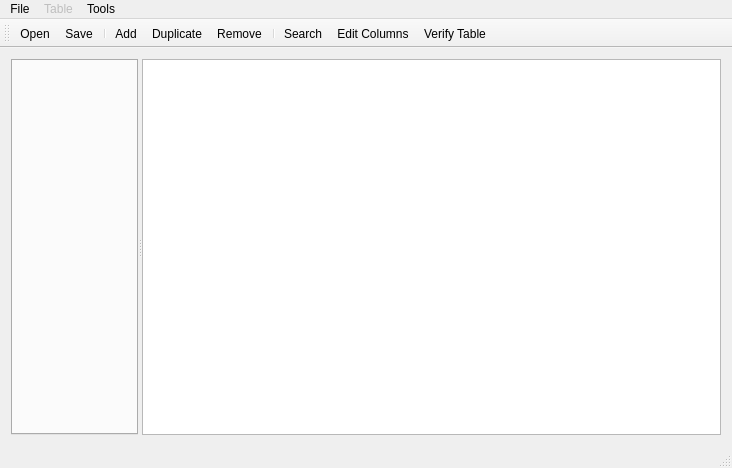
<?xml version="1.0" encoding="UTF-8"?>
<ui version="4.0">
 <class>MainWindow</class>
 <widget class="QMainWindow" name="MainWindow">
  <property name="geometry">
   <rect>
    <x>0</x>
    <y>0</y>
    <width>732</width>
    <height>468</height>
   </rect>
  </property>
  <property name="windowTitle">
   <string>MainWindow</string>
  </property>
  <widget class="QWidget" name="centralWidget">
   <layout class="QHBoxLayout" name="horizontalLayout">
    <item>
     <widget class="QSplitter" name="splitter">
      <property name="maximumSize">
       <size>
        <width>16777215</width>
        <height>16777215</height>
       </size>
      </property>
      <property name="orientation">
       <enum>Qt::Horizontal</enum>
      </property>
      <widget class="QTabWidget" name="tabWidget">
       <property name="sizePolicy">
        <sizepolicy hsizetype="Expanding" vsizetype="Expanding">
         <horstretch>2</horstretch>
         <verstretch>0</verstretch>
        </sizepolicy>
       </property>
       <property name="minimumSize">
        <size>
         <width>0</width>
         <height>0</height>
        </size>
       </property>
       <property name="sizeIncrement">
        <size>
         <width>0</width>
         <height>0</height>
        </size>
       </property>
       <property name="currentIndex">
        <number>-1</number>
       </property>
       <property name="tabsClosable">
        <bool>true</bool>
       </property>
       <property name="movable">
        <bool>true</bool>
       </property>
      </widget>
      <widget class="QTreeWidget" name="treeTables">
       <property name="sizePolicy">
        <sizepolicy hsizetype="Expanding" vsizetype="Expanding">
         <horstretch>1</horstretch>
         <verstretch>0</verstretch>
        </sizepolicy>
       </property>
       <property name="minimumSize">
        <size>
         <width>0</width>
         <height>0</height>
        </size>
       </property>
       <property name="maximumSize">
        <size>
         <width>16777215</width>
         <height>16777215</height>
        </size>
       </property>
       <property name="sizeIncrement">
        <size>
         <width>0</width>
         <height>0</height>
        </size>
       </property>
       <property name="rootIsDecorated">
        <bool>true</bool>
       </property>
       <property name="animated">
        <bool>true</bool>
       </property>
       <property name="headerHidden">
        <bool>true</bool>
       </property>
       <property name="columnCount">
        <number>1</number>
       </property>
       <column>
        <property name="text">
         <string>ICON</string>
        </property>
       </column>
      </widget>
     </widget>
    </item>
   </layout>
  </widget>
  <widget class="QMenuBar" name="menuBar">
   <property name="geometry">
    <rect>
     <x>0</x>
     <y>0</y>
     <width>732</width>
     <height>20</height>
    </rect>
   </property>
   <widget class="QMenu" name="menuFile">
    <property name="title">
     <string>File</string>
    </property>
    <addaction name="actionOpen"/>
    <addaction name="actionSave"/>
    <addaction name="actionSave_As"/>
   </widget>
   <widget class="QMenu" name="menuTable">
    <property name="enabled">
     <bool>false</bool>
    </property>
    <property name="title">
     <string>Table</string>
    </property>
    <addaction name="actionClear"/>
    <addaction name="actionEdit_Columns"/>
    <addaction name="actionICSV"/>
    <addaction name="actionECSV"/>
   </widget>
   <widget class="QMenu" name="menuTools">
    <property name="title">
     <string>Tools</string>
    </property>
    <addaction name="actionAssociate_file_format"/>
    <addaction name="actAMulCol"/>
   </widget>
   <addaction name="menuFile"/>
   <addaction name="menuTable"/>
   <addaction name="menuTools"/>
  </widget>
  <widget class="QToolBar" name="mainToolBar">
   <attribute name="toolBarArea">
    <enum>TopToolBarArea</enum>
   </attribute>
   <attribute name="toolBarBreak">
    <bool>false</bool>
   </attribute>
   <addaction name="actionOpen"/>
   <addaction name="actionSave"/>
   <addaction name="separator"/>
   <addaction name="actionAdd"/>
   <addaction name="actionDuplicate"/>
   <addaction name="actionRemove"/>
   <addaction name="separator"/>
   <addaction name="actionSearch"/>
   <addaction name="actionEdit_Columns"/>
   <addaction name="actVtable"/>
  </widget>
  <widget class="QStatusBar" name="statusBar"/>
  <action name="actionOpen">
   <property name="icon">
    <iconset>
     <normalon>:/acticons/fopen64.png</normalon>
    </iconset>
   </property>
   <property name="text">
    <string>Open</string>
   </property>
   <property name="toolTip">
    <string>Opens a file</string>
   </property>
  </action>
  <action name="actionSave">
   <property name="icon">
    <iconset>
     <normalon>:/acticons/save64.png</normalon>
    </iconset>
   </property>
   <property name="text">
    <string>Save</string>
   </property>
   <property name="toolTip">
    <string>Saves the current file</string>
   </property>
   <property name="shortcut">
    <string>Ctrl+S</string>
   </property>
  </action>
  <action name="actionAdd">
   <property name="icon">
    <iconset>
     <normalon>:/treeicons/add64.png</normalon>
    </iconset>
   </property>
   <property name="text">
    <string>Add</string>
   </property>
   <property name="toolTip">
    <string>Adds a new empty item</string>
   </property>
  </action>
  <action name="actionDuplicate">
   <property name="icon">
    <iconset>
     <normalon>:/treeicons/dupe64.png</normalon>
    </iconset>
   </property>
   <property name="text">
    <string>Duplicate</string>
   </property>
   <property name="toolTip">
    <string>Duplicates the currently selected item</string>
   </property>
  </action>
  <action name="actionRemove">
   <property name="icon">
    <iconset>
     <normalon>:/acticons/remove64.png</normalon>
    </iconset>
   </property>
   <property name="text">
    <string>Remove</string>
   </property>
   <property name="toolTip">
    <string>Removes the selected entries</string>
   </property>
  </action>
  <action name="actionEdit_Columns">
   <property name="icon">
    <iconset>
     <normalon>:/acticons/coledit64.png</normalon>
    </iconset>
   </property>
   <property name="text">
    <string>Edit Columns</string>
   </property>
   <property name="toolTip">
    <string>Edit the current table's columns</string>
   </property>
  </action>
  <action name="actionSearch">
   <property name="icon">
    <iconset>
     <normalon>:/acticons/zoom64.png</normalon>
    </iconset>
   </property>
   <property name="text">
    <string>Search</string>
   </property>
   <property name="toolTip">
    <string>Search for an entry</string>
   </property>
   <property name="shortcut">
    <string>Ctrl+F</string>
   </property>
  </action>
  <action name="actionICSV">
   <property name="icon">
    <iconset>
     <normalon>:/acticons/icsv64.png</normalon>
    </iconset>
   </property>
   <property name="text">
    <string>Import CSV</string>
   </property>
  </action>
  <action name="actionECSV">
   <property name="icon">
    <iconset>
     <normalon>:/acticons/ecsv64.png</normalon>
    </iconset>
   </property>
   <property name="text">
    <string>Export CSV</string>
   </property>
  </action>
  <action name="actionClear">
   <property name="icon">
    <iconset>
     <normalon>:/acticons/cleart64.png</normalon>
    </iconset>
   </property>
   <property name="text">
    <string>Clear</string>
   </property>
  </action>
  <action name="actionSave_As">
   <property name="icon">
    <iconset>
     <normalon>:/acticons/saveas64.png</normalon>
    </iconset>
   </property>
   <property name="text">
    <string>Save As</string>
   </property>
  </action>
  <action name="actionAssociate_file_format">
   <property name="text">
    <string>Associate file format</string>
   </property>
  </action>
  <action name="actVtable">
   <property name="icon">
    <iconset resource="res/main.qrc">
     <normaloff>:/acticons/vtable64.png</normaloff>:/acticons/vtable64.png</iconset>
   </property>
   <property name="text">
    <string>Verify Table</string>
   </property>
   <property name="toolTip">
    <string>Verify current table for errors</string>
   </property>
  </action>
  <action name="actAMulCol">
   <property name="text">
    <string>Add multiple columns</string>
   </property>
   <property name="toolTip">
    <string>Add multiple columns, only for RELATIONS tables.</string>
   </property>
  </action>
 </widget>
 <layoutdefault spacing="6" margin="11"/>
 <resources>
  <include location="res/main.qrc"/>
 </resources>
 <connections/>
</ui>
